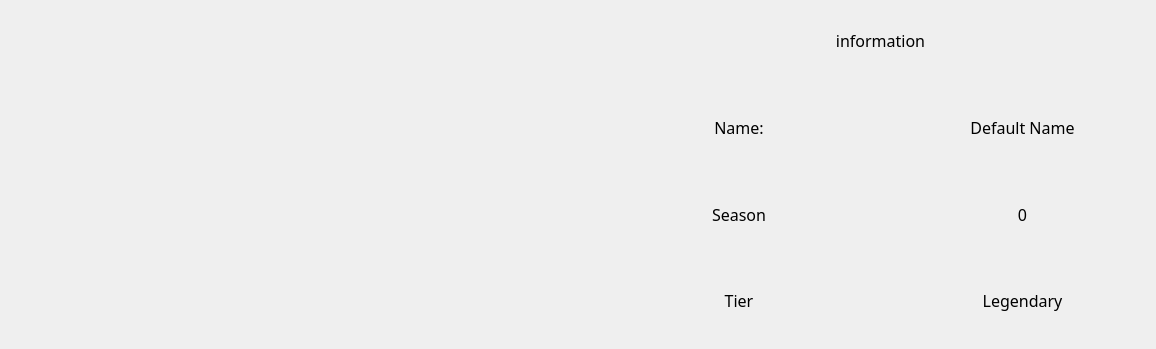
<?xml version="1.0" encoding="UTF-8"?>
<ui version="4.0">
 <class>Form</class>
 <widget class="QWidget" name="Form">
  <property name="geometry">
   <rect>
    <x>0</x>
    <y>0</y>
    <width>1156</width>
    <height>349</height>
   </rect>
  </property>
  <property name="windowTitle">
   <string>Form</string>
  </property>
  <widget class="QWidget" name="horizontalLayoutWidget">
   <property name="geometry">
    <rect>
     <x>0</x>
     <y>0</y>
     <width>601</width>
     <height>341</height>
    </rect>
   </property>
   <layout class="QHBoxLayout" name="horizontalLayout">
    <item>
     <widget class="QLabel" name="label">
      <property name="text">
       <string/>
      </property>
      <property name="pixmap">
       <pixmap>images/placeholder_Screenshot_Image.jpg</pixmap>
      </property>
     </widget>
    </item>
   </layout>
  </widget>
  <widget class="QWidget" name="verticalLayoutWidget">
   <property name="geometry">
    <rect>
     <x>600</x>
     <y>0</y>
     <width>561</width>
     <height>341</height>
    </rect>
   </property>
   <layout class="QVBoxLayout" name="generated_Loot_VL">
    <item>
     <widget class="QLabel" name="season_Label_Txt_3">
      <property name="font">
       <font>
        <family>Segoe UI Light</family>
        <pointsize>12</pointsize>
       </font>
      </property>
      <property name="text">
       <string>information</string>
      </property>
      <property name="alignment">
       <set>Qt::AlignCenter</set>
      </property>
     </widget>
    </item>
    <item>
     <layout class="QHBoxLayout" name="generated_Loot_Season_HL_5">
      <item>
       <widget class="QLabel" name="season_Label_Txt_8">
        <property name="font">
         <font>
          <family>Segoe UI Light</family>
          <pointsize>12</pointsize>
         </font>
        </property>
        <property name="text">
         <string>Name:</string>
        </property>
        <property name="alignment">
         <set>Qt::AlignCenter</set>
        </property>
       </widget>
      </item>
      <item>
       <widget class="QLabel" name="season_Txt_5">
        <property name="font">
         <font>
          <family>Segoe UI Light</family>
          <pointsize>12</pointsize>
         </font>
        </property>
        <property name="text">
         <string>Default Name</string>
        </property>
        <property name="alignment">
         <set>Qt::AlignCenter</set>
        </property>
       </widget>
      </item>
     </layout>
    </item>
    <item>
     <layout class="QHBoxLayout" name="generated_Loot_Season_HL_4">
      <item>
       <widget class="QLabel" name="season_Label_Txt_7">
        <property name="font">
         <font>
          <family>Segoe UI Light</family>
          <pointsize>12</pointsize>
         </font>
        </property>
        <property name="text">
         <string>Season</string>
        </property>
        <property name="alignment">
         <set>Qt::AlignCenter</set>
        </property>
       </widget>
      </item>
      <item>
       <widget class="QLabel" name="season_Txt_4">
        <property name="font">
         <font>
          <family>Segoe UI Light</family>
          <pointsize>12</pointsize>
         </font>
        </property>
        <property name="text">
         <string>0</string>
        </property>
        <property name="alignment">
         <set>Qt::AlignCenter</set>
        </property>
       </widget>
      </item>
     </layout>
    </item>
    <item>
     <layout class="QHBoxLayout" name="generated_Loot_Season_HL_3">
      <item>
       <widget class="QLabel" name="season_Label_Txt_6">
        <property name="font">
         <font>
          <family>Segoe UI Light</family>
          <pointsize>12</pointsize>
         </font>
        </property>
        <property name="text">
         <string>Tier</string>
        </property>
        <property name="alignment">
         <set>Qt::AlignCenter</set>
        </property>
       </widget>
      </item>
      <item>
       <widget class="QLabel" name="season_Txt_3">
        <property name="font">
         <font>
          <family>Segoe UI Light</family>
          <pointsize>12</pointsize>
         </font>
        </property>
        <property name="text">
         <string>Legendary</string>
        </property>
        <property name="alignment">
         <set>Qt::AlignCenter</set>
        </property>
       </widget>
      </item>
     </layout>
    </item>
   </layout>
  </widget>
 </widget>
 <resources/>
 <connections/>
</ui>
